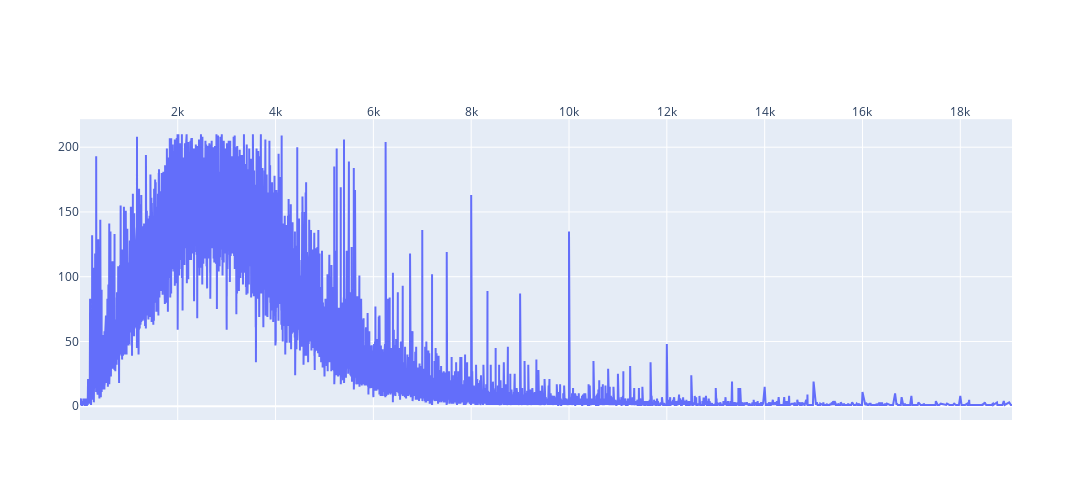

Here is the notebook cell this chart was saved with:
### Code cell
fig=make_subplots(
        specs=[[{"secondary_y": True}]])   

fig.update_layout(xaxis2= {'anchor': 'y', 'overlaying': 'x', 'side': 'top'},
                  yaxis_domain=[0, 0.94]);

fig.add_trace(
    go.Scatter(x=cost_hour_count_trim['cost/hour'], y=cost_hour_count_trim['count'], name="cost/hour"),
    secondary_y=False
)

# fig.add_trace(
#     go.Scatter(x=cost_hour['date'], y=cost_hour['visitor_7ma'], name="visitor"),
#     secondary_y=True
# )

fig.data[0].update(xaxis='x2')
fig.update_layout(width=2200, height=500)


fig.show()

# fig.show()
plot(fig, filename='cost_hour.html')

### Figure 1 — Plotly figure (JSON) as saved in the notebook; plotly's stock layout.template omitted (floating-point values rounded to 4 significant figures; data arrays with more than 128 entries replaced by an {"elided": "..."} marker saying what was removed)
{"data": [{"name": "cost/hour", "type": "scatter", "x": {"elided": "11989 int values"}, "xaxis": "x2", "y": {"elided": "11989 int values"}, "yaxis": "y"}], "layout": {"height": 500, "width": 2200, "xaxis": {"anchor": "y", "domain": [0, 0.94]}, "xaxis2": {"anchor": "y", "autorange": true, "overlaying": "x", "range": [2, 19057], "side": "top", "type": "linear"}, "yaxis": {"anchor": "x", "autorange": true, "domain": [0, 0.94], "range": [-10.61, 221.6], "type": "linear"}, "yaxis2": {"anchor": "x", "overlaying": "y", "side": "right"}}}
